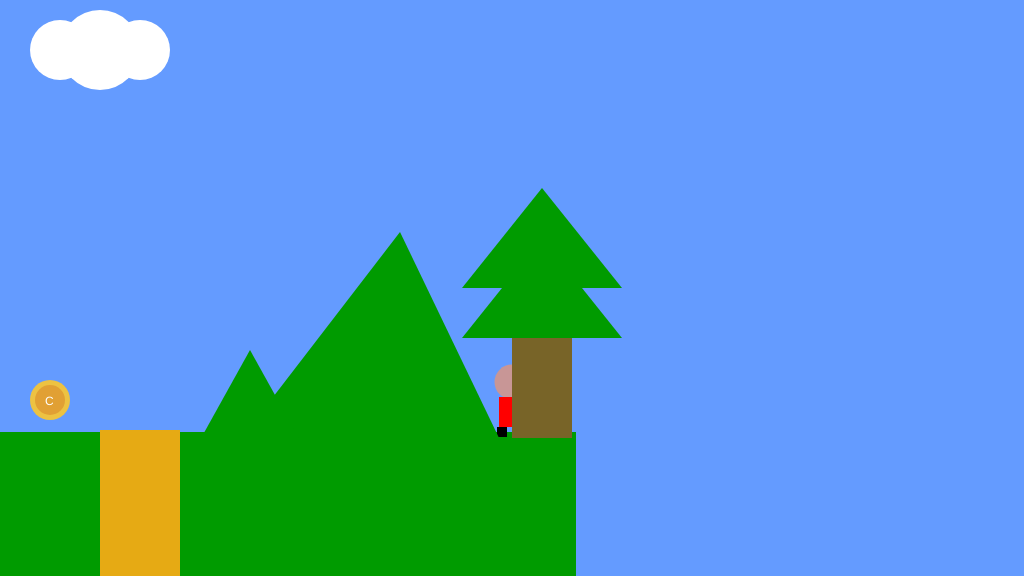
Frame 1 (no input)
Frame 60 (no input): identical to frame 1, image omitted
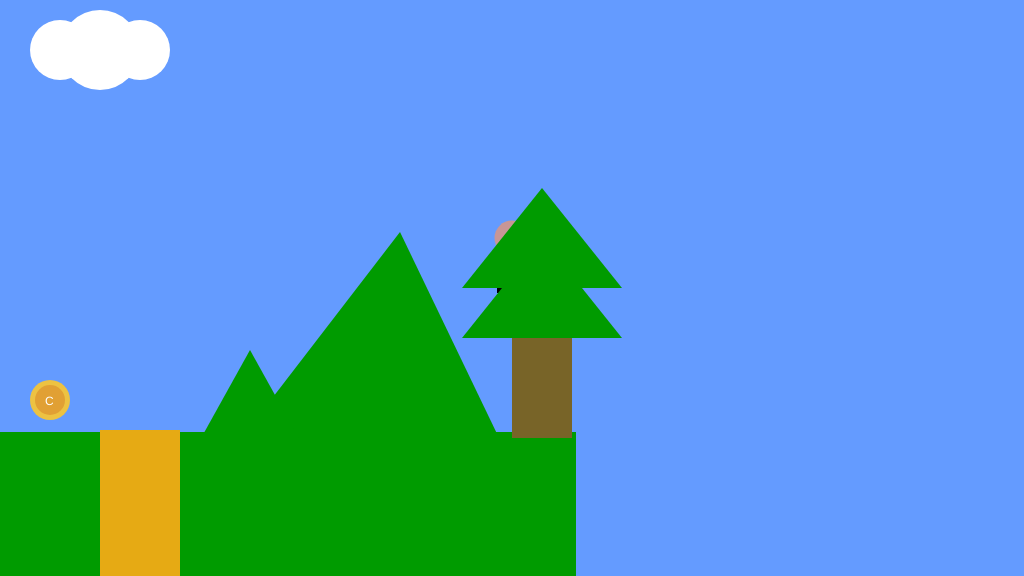
Frame 120 (the mouse pressed at the canvas centre since frame 60)

The p5.js sketch that drew these frames (run headless with seeded random() and noise() and a simulated clock; from frame 60 on, the mouse is pressed at the canvas centre):

// p5.js sketch
// ── sketch.js
/*

The Game Project

2b - using variables

*/

var floorPos_y;

var gameChar_x;
var gameChar_y;

var treePos_x;
var treePos_y;

var canyon;
var collectable;

var mountain;
var cloud;

function setup() {
  createCanvas(1024, 576);
  floorPos_y = 432; //NB. we are now using a variable for the floor position

  //NB. We are now using the built in variables height and width
  gameChar_x = width / 2;
  gameChar_y = floorPos_y;

  treePos_x = width / 2;
  treePos_y = height / 2;

  canyon = { x_pos: 0, width: 100 };

  collectable = { x_pos: 100, y_pos: 100, size: 50 };

  cloud = { x_pos: 100, y_pos: 100, width: 50 };

  mountain = { x_pos: 100, y_pos: 100 };
}

function draw() {
  background(100, 155, 255); //fill the sky blue

  noStroke();
  fill(0, 155, 0);
  rect(0, floorPos_y, height, width - floorPos_y); //draw some green ground

  // Draw the game character

  // The head
  fill(200, 150, 150);
  ellipse(gameChar_x, gameChar_y - 50, 35);

  // The body
  fill(255, 0, 0);
  rect(gameChar_x - 13, gameChar_y - 35, 26, 30);

  // The Legs
  fill(0);
  rect(gameChar_x - 15, gameChar_y - 5, 10, 10);
  rect(gameChar_x + 5, gameChar_y - 5, 10, 10);

  // The Tree
  fill(120, 100, 40);
  rect(treePos_x, treePos_y, 60, 150);

  // branches
  fill(0, 155, 0);
  triangle(
    treePos_x - 50,
    treePos_y + 50,
    treePos_x + 30,
    treePos_y - 50,
    treePos_x + 110,
    treePos_y + 50
  );
  triangle(
    treePos_x - 50,
    treePos_y,
    treePos_x + 30,
    treePos_y - 100,
    treePos_x + 110,
    treePos_y
  );

  // Canyon
  fill(230, 170, 20);
  rect(canyon.x_pos + canyon.width, 430, 80, 150);

  // Add the collectable
  fill(237, 194, 66);
  //   ellipse(350, 400, 40, 40);
  ellipse(
    collectable.x_pos - 50,
    collectable.y_pos + 300,
    collectable.size - 10,
    collectable.size - 10
  );
  fill(225, 160, 52);

  ellipse(
    collectable.x_pos - 50,
    collectable.y_pos + 300,
    collectable.size - 20,
    collectable.size - 20
  );
  fill(255, 255, 255);
  text("C", collectable.x_pos - 55, collectable.y_pos + 305);

  // Cloud
  fill(255, 255, 255);
  ellipse(cloud.x_pos, cloud.y_pos - 50, cloud.width + 30, cloud.width + 30);

  ellipse(
    cloud.x_pos - 40,
    cloud.y_pos - 50,
    cloud.width + 10,
    cloud.width + 10
  );

  ellipse(
    cloud.x_pos + 40,
    cloud.y_pos - 50,
    cloud.width + 10,
    cloud.width + 10
  );

  // mountain

  fill(0, 155, 0);

  triangle(
    mountain.x_pos + 400,
    mountain.y_pos + 340,
    mountain.x_pos + 300,
    mountain.y_pos + 132,
    mountain.x_pos + 140,
    mountain.y_pos + 340
  );

  triangle(
    mountain.x_pos + 200,
    mountain.y_pos + 340,
    mountain.x_pos + 150,
    mountain.y_pos + 250,
    mountain.x_pos + 100,
    mountain.y_pos + 340
  );
}

function mousePressed() {
  gameChar_x = mouseX;
  gameChar_y = mouseY;
}
